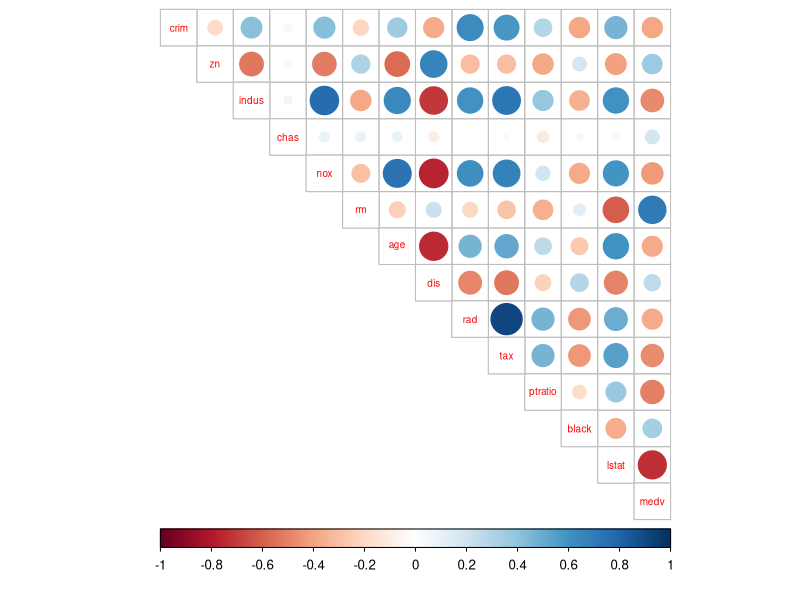
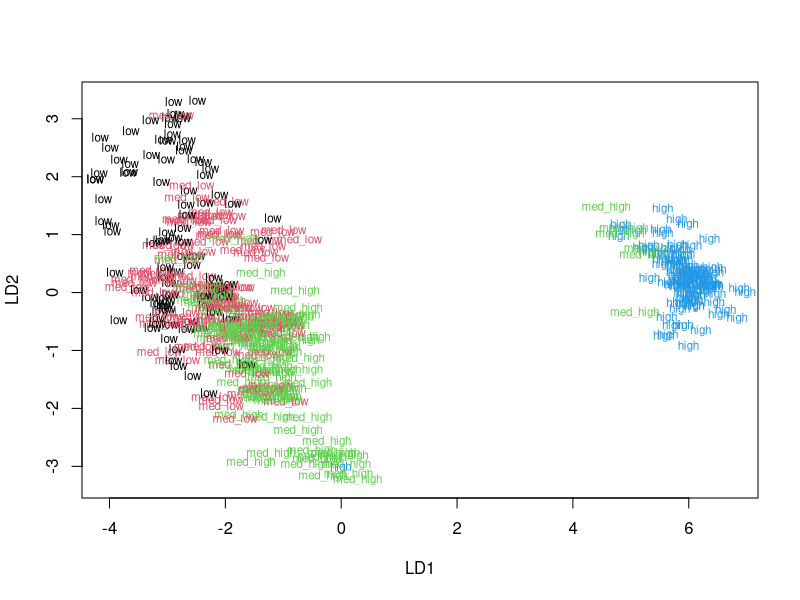
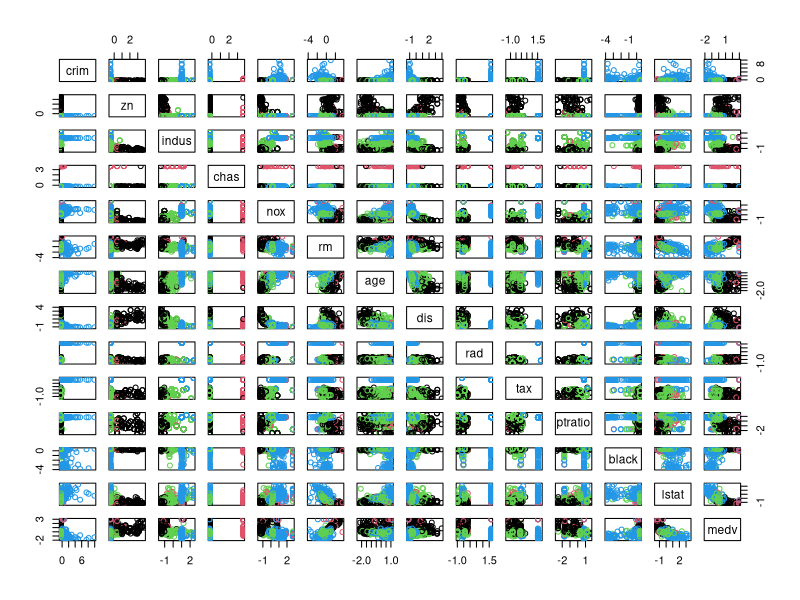
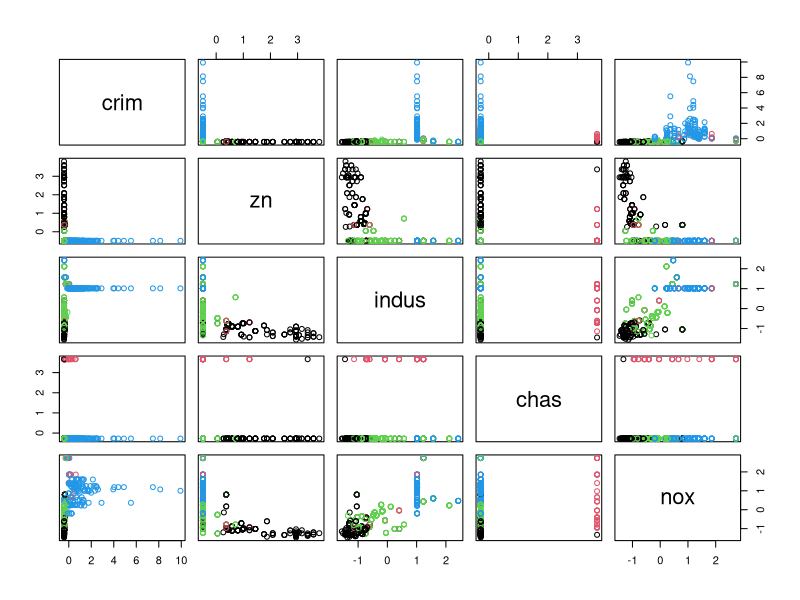
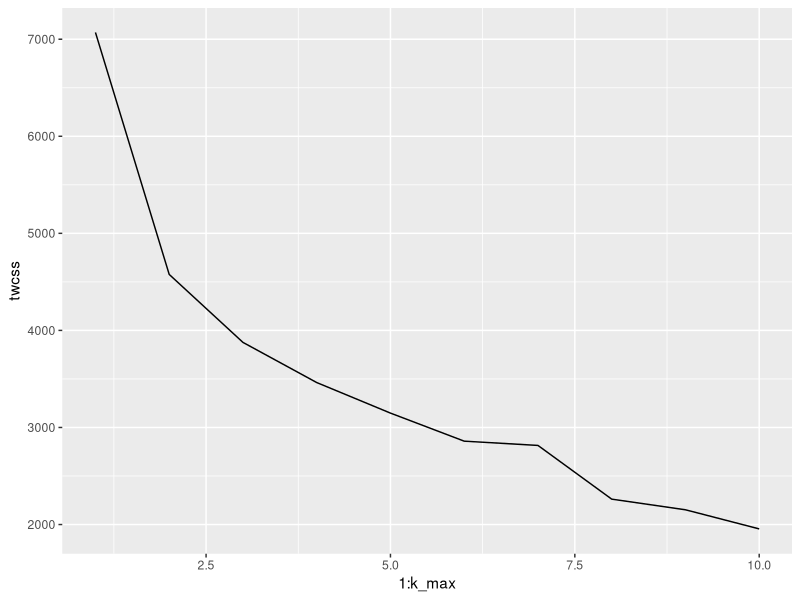
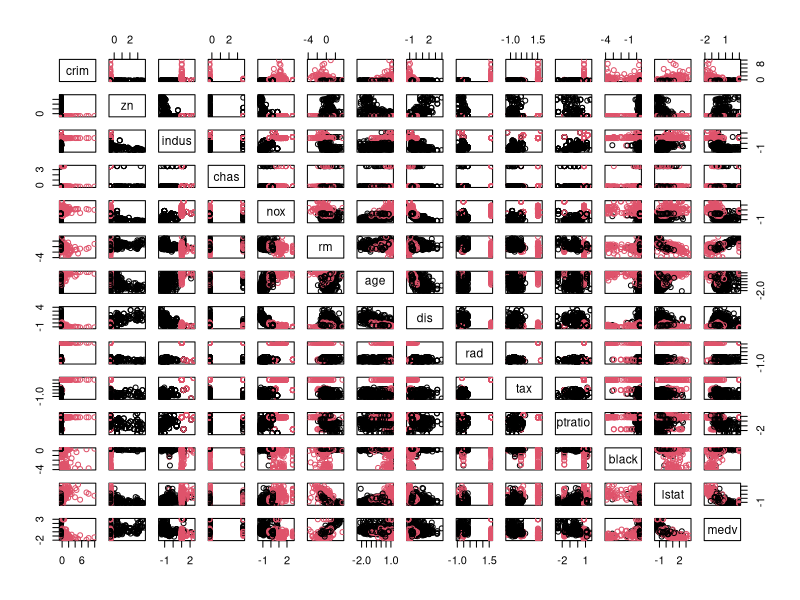
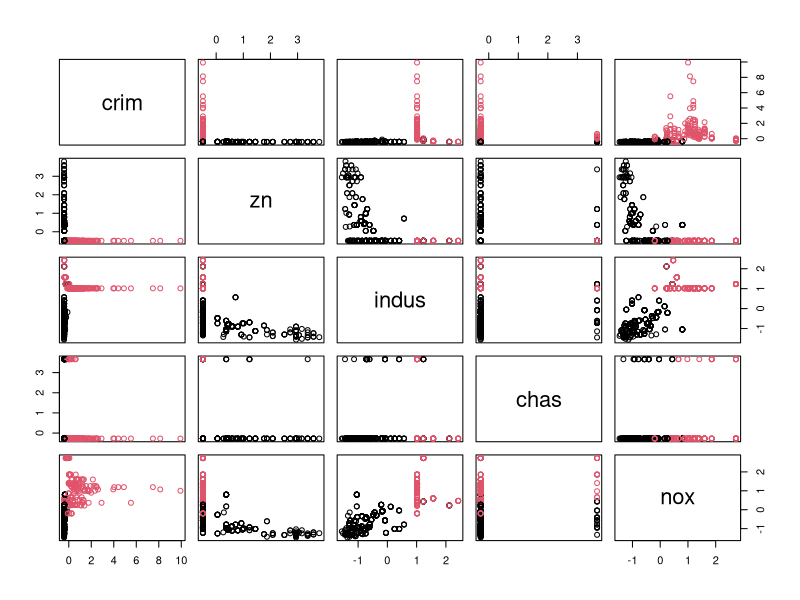

The R script that drew these images, in order:
## ---- chunk 1
library(MASS)
data(Boston) # loading the Boston data
dim(Boston) # exploring the dimensions of the data
## ---- chunk 2
str(Boston) # exploring the structure of the data
## ---- chunk 3
library(corrplot)
library(tidyverse)
cor_matrix<-cor(Boston) %>% round(2)
cor_matrix
corrplot(cor_matrix, method="circle", type = "upper", cl.pos = "b", tl.pos = "d", tl.cex = 0.6)
## ---- chunk 4
summary(Boston)
## ---- chunk 5
boston_scaled <- scale(Boston) # standardizing the data set
summary(boston_scaled) # summary of the scaled data
## ---- chunk 6
boston_scaled <- as.data.frame(boston_scaled)
bins <- quantile(boston_scaled$crim)
crime <- cut(boston_scaled$crim, breaks = bins, include.lowest = TRUE, label = c("low","med_low","med_high","high")) # creating a categorical variable crime with 4 categories (low, med_low, med_high and high)

boston_scaled <- dplyr::select(boston_scaled, -crim) # dropping the old 'crim' variable from the scaled data
boston_scaled <- data.frame(boston_scaled, crime) # adding the new categorical value to scaled data

n <- nrow(boston_scaled)
n # number of rows is 506
ind <- sample(n,  size = n * 0.8) # choosing randomly 80% of the rows
train <- boston_scaled[ind,] # creating the train set
test <- boston_scaled[-ind,] # creating the test set
## ---- chunk 7
library(MASS)
lda.fit <- lda(formula = crime ~., data = train) # fitting the LDA, the categorical crime rate as the target variable and all the other variables in the dataset as predictor values
classes <- as.numeric(train$crime)
plot(lda.fit, dimen = 2, col = classes)
## ---- chunk 8
crime_categories <- test$crime # saving the crime categories from the test set
test <- dplyr::select(test, -crime) # taking the 'crime' variable away from the test set
lda.pred <- predict(lda.fit, newdata = test) # predicting the classes with the LDA model on the test data
table(correct = crime_categories, predicted = lda.pred$class) # cross tabulating the results of prediction with the crime categories from the test set
## ---- chunk 9
library(MASS)
data(Boston) # reloading the Boston data set
boston_scaled2 <- scale(Boston) # standardizing the data set
boston_scaled2 <- as.data.frame(boston_scaled2)
dist_eu <- dist(boston_scaled) # calculating the distances between the observations
summary(dist_eu)
## ---- chunk 10
km <-kmeans(boston_scaled2, centers = 4) # running the k-means algorithm on the dataset, 4 was chosen to be the number of clusters
pairs(boston_scaled2, col = km$cluster)
## ---- chunk 11
pairs(boston_scaled2[1:5], col = km$cluster)
## ---- chunk 12
set.seed(123)
k_max <- 10 # determining the maximum number of clusters
twcss <- sapply(1:k_max, function(k){kmeans(boston_scaled2, k)$tot.withinss}) # calculating the total within sum of squares
qplot(x = 1:k_max, y = twcss, geom = 'line') # visualizing the results
## ---- chunk 13
km <-kmeans(boston_scaled2, centers = 2)
pairs(boston_scaled2, col = km$cluster)
pairs(boston_scaled2[1:5], col = km$cluster)
